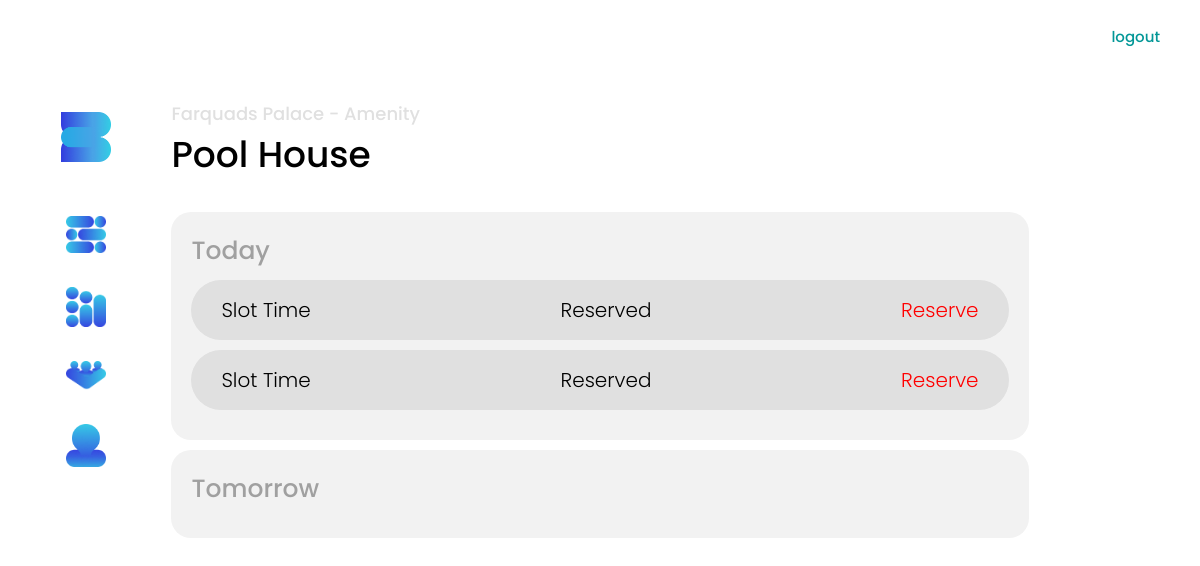
The app's page /member/amenity/1, older data.
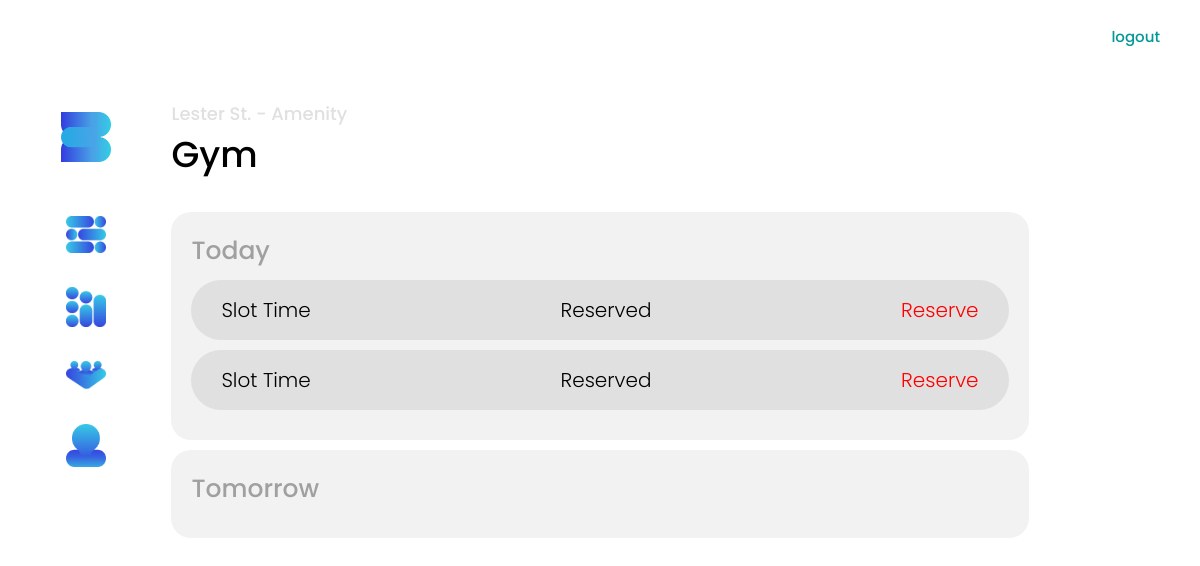
The same page, newer data.
### mgmt/models.py (models this page shows, shortened)
class Amenity(models.Model):
    name = models.CharField(max_length=200, blank=False)
    place = models.ForeignKey(
        "mgmt.Place", blank=False, on_delete=models.CASCADE)
    subtitle = models.CharField(max_length=200, blank=True)
    description = models.CharField(max_length=200, blank=True)
    date_created = models.DateTimeField(auto_now_add=True)
    timeslots = models.JSONField(blank=True, null=True)
    class Meta:
        ordering = ('date_created',)

### member/views.py (the view)
# urls.py: path('amenity/<str:pk>', views.amenity_view, name="member-amenity"),
def amenity_view(request, pk):
    amenity = Amenity.objects.get(id=pk)
    page_title = amenity.name
    page_subtitle = "{} - Amenity".format(amenity.place.name)
    context = {
        'page_title': page_title,
        'page_subtitle': page_subtitle,
    }
    template_name = 'pages/member/amenity.html'
    return render(request, template_name, context)

### templates/pages/member/amenity.html
{% extends 'grids/grid-style1x3-Member.html' %}
{% load static %}
{% block pageheader %}
<div class="header3">{{page_subtitle}}</div>
<div class="header1">{{page_title}}</div>
{% endblock pageheader %}
{% block cell1 %}
<div class="card card--grey" style="height: fit-content;">
    <div class="header2">Today</div>
    {% include 'components/timeslot.html' %}
    {% include 'components/timeslot.html' %}
</div>
<div class="card card--grey" style="height: fit-content;">
    <div class="header2">Tomorrow</div>
</div>
{% endblock cell1 %}

Row changes from the older to the newer data that the page shows:
changed Amenity: name "Pool House" → "Gym"
Text that changed along with them:
{{ page_subtitle }}: "Farquads Palace - Amenity" → "Lester St. - Amenity"
